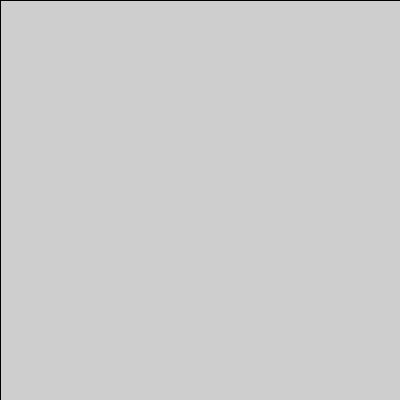
Frame 1 (no input)
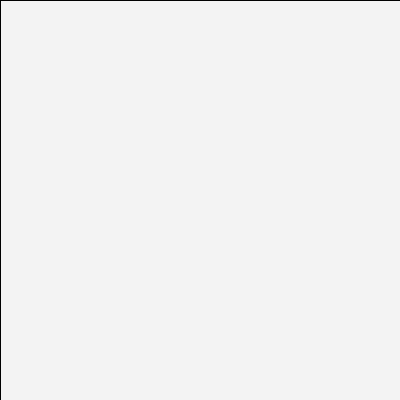
Frame 60 (the mouse pressed at the canvas centre just before this capture)
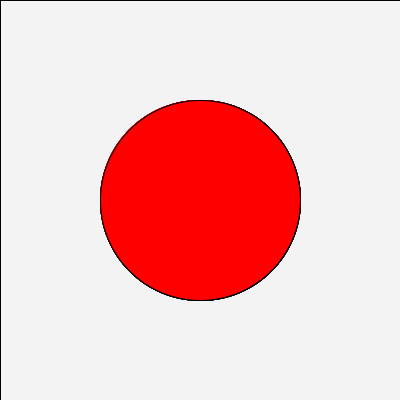
Frame 120 (the mouse held since frame 60 and released just before this capture)

The Processing sketch that drew these frames (run headless with seeded random() and noise(); from frame 60 on, the mouse is pressed at the canvas centre):

// Processing sketch: mousex_mousey_size_ellipse_challenge_day_3
// ── mousex_mousey_size_ellipse_challenge_day_3.pde
// the code in the setup() function runs once.
void setup() {
  size(400, 400);
}

// the code in the draw fuction
// runs forever, over and over.
void draw() {
  // draw an ellipse in the center o fthe screen
  // the size (width and height) of the ellipse
  // should change based on the posiiton of the mouse

  // use the built in variables:
  // width, height, mouseX, mouseY

  //first
  //ellipse(200,200,50,50);

  // second
  // we used mouseX and mouseY to change the position
  //ellipse(mouseX,mouseY,50,50); 

  //third
  // ellipse(200,200,mouseX,mouseY);

  // if I change the screen the shape is not in the center so you can use
  // width/2 which gives you half of the width of your screen which is the center
  // how you do finish it, height/2
  //  width/2 will always give you the center of the screen and height/2 center of the height

  //ellipse(width/2,height/2,mouseX,mouseY); 
  //figure out how to put a background color behind it
  // could use background but you cannot make it transparent
  // use rect(0,0,width, height);  -- will always fill the screen
  //with a rectangle startinga at 0,0

  //play with the color and the background

  fill(255, 10);
  rect(0, 0, width, height);
  fill(255, 0, 0);
  ellipse(width/2, height/2, mouseX, mouseY);
}

// go ahead and save and we will start something new
